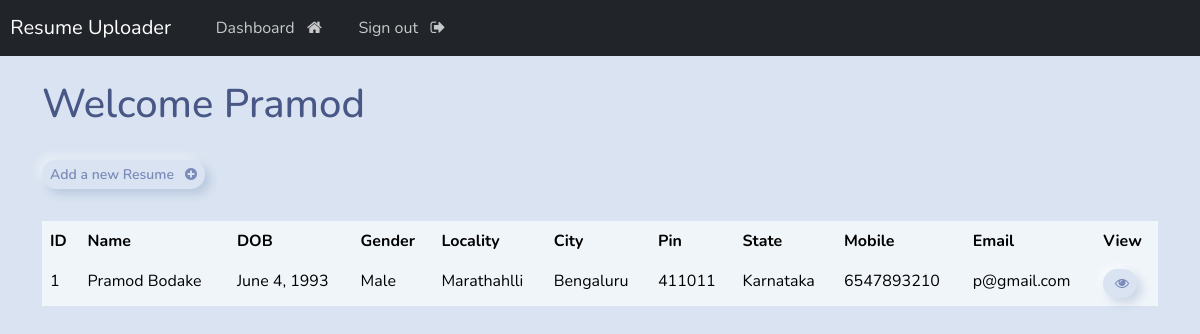
Screenshot of /dashboard (signed in) with the database file from the repository.
### webapp/models.py (models this page shows)
class Resume(models.Model):
    name = models.CharField(max_length=100)
    dob = models.DateField(auto_now=False, auto_now_add=False)
    gender = models.CharField(max_length=30)
    locality = models.CharField(max_length=100)
    city = models.CharField(max_length=100)
    pin = models.PositiveIntegerField()
    state = models.CharField(choices=STATE_CHOICE , max_length=500)
    mobile = models.PositiveBigIntegerField()
    email = models.EmailField()
    job_city = models.CharField(max_length=150)
    profile_image = models.ImageField(upload_to='profileimg', blank=True)
    my_file = models.FileField(upload_to='doc', blank=True)
    user = models.ForeignKey(User, on_delete=models.CASCADE)

### webapp/views.py (the view)
# urls.py: path('dashboard', views.dashboard, name= "dashboard"),
@login_required(login_url='login')
def dashboard(request):
    if request.user.is_authenticated:
        user = request.user
        form = CreateResumeForm()
        resumes = Resume.objects.filter(user = user)
        context = {'form':form, 'resumes':resumes}
        return render(request, 'webapp/dashboard.html', context= context)

### webapp/templates/webapp/dashboard.html (shortened to what this page needs)
{% extends 'webapp/base.html' %}
    {% block content %}
    <h1>Welcome {{request.user}}</h1>
    <a href="{% url 'create-resume' %}" class="btn btn-primary btn-sm">
        Add a new Resume &nbsp; <i class="fa fa-plus-circle" aria-hidden="true"></i>
    </a>
    <table class="table table-light table-hover">
        <thead class="table-light">
            <tr>
                <th scope="col">ID</th>
                <th scope="col">Name</th>
                <th scope="col">DOB</th>
                <th scope="col">Gender</th>
                <th scope="col">Locality</th>
                <th scope="col">City</th>
                <th scope="col">Pin</th>
                <th scope="col">State</th>
                <th scope="col">Mobile</th>
                <th scope="col">Email</th>
                <th scope="col">View</th>
            </tr>
        </thead>
        <tbody>
                {% for resume in resumes %}
            <tr>
                <td>{{forloop.counter}} </td>
                <td>{{resume.name}} </td>
                <td>{{resume.dob}} </td>
                <td>{{resume.gender}} </td>
                <td>{{resume.locality}} </td>
                <td>{{resume.city}} </td>
                <td>{{resume.pin}} </td>
                <td>{{resume.state}} </td>
                <td>{{resume.mobile}} </td>
                <td>{{resume.email}} </td>
                <td><a class="btn btn-success btn-sm" href="{% url 'view-resume' resume.id %}">&nbsp;<i class="fa fa-eye" aria-hidden="true"></i></a></td>
            </tr>
                {% endfor %}
        </tbody>
    </table>
    {% endblock content %}

### rows the page displays
Resume: name "Pramod Bodake", dob "June 4, 1993", gender "Male", locality "Marathahlli", city "Bengaluru", pin "411011", state "Karnataka", mobile "6547893210", email "p@gmail.com"

### other values shown
{{ request.user }} "Pramod"
